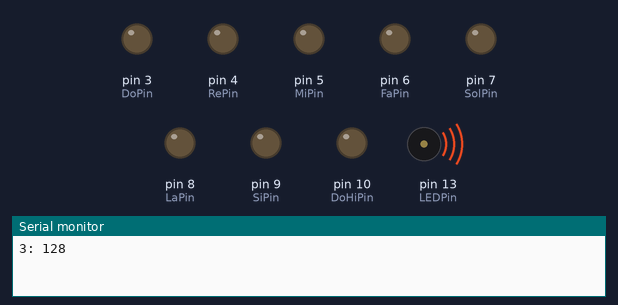
This sketch was run on a simulated Arduino Uno, built with avr-gcc and run on an emulated ATmega328P. On the bench: output pins drawn as LEDs (lit = HIGH), buzzer (waves = sounding), the last lines printed to the serial monitor.

Above: at 0.13 s.
At 6.06 s:
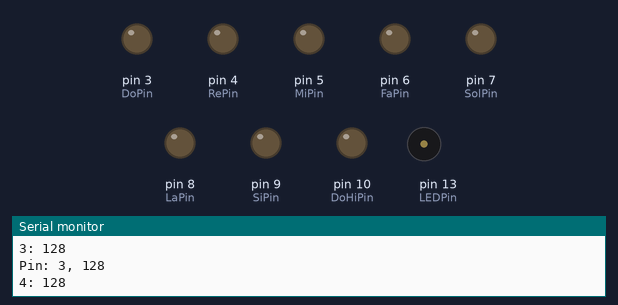
Timing chart, 0 to 6.4 s (numbered marks = the images above):
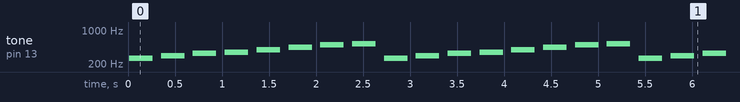

Measured:
- by itself, tone on pin 13 (LEDPin): repeats every 2.7 s: silent 0.09 s, 294 Hz 0.25 s, silent 0.09 s, 330 Hz 0.25 s, silent 0.09 s, 349 Hz 0.25 s, silent 0.09 s, 392 Hz 0.25 s, silent 0.09 s, 440 Hz 0.25 s, silent 0.09 s, 494 Hz 0.25 s, silent 0.09 s, 523 Hz 0.25 s, silent 0.09 s, 262 Hz 0.25 s

The sketch:

WatermelonPiano.ino
```cpp
/* WaterMelonPiano.ino
Author: Insoo Kim (insoo@hotmail.com )
Date: 2015.7.5 Sun
Title: 아두이노로 만든 수박 피아노 (미디 키보드)
  Arduino piano using water melon
Desc: 물은 전기가 통하고, 수분이 있는 과일은 대부분 적당량의 전류가
  흐를 수 있으므로 인체 접촉 스위치 기능을 아두이노에 구현해서,
  간단한 전자 피아노를 만들어 봅니다.
  Water is conductive to electricity, so fruits can behave
  as good electrical wire. Using shell of water melon,
  we can play a simple piano or MIDI keyboard.
YouTube: https://www.youtube.com/watch?v=_5zMX5VxZTk
Ref:
 */

#include "pitches.h"
// notes in the octave:
int gameMelody[] = {NOTE_C4, NOTE_G3, NOTE_G3, NOTE_A3, NOTE_G3,0, NOTE_B3, NOTE_C4};
int octave[] = {NOTE_C4, NOTE_D4, NOTE_E4, NOTE_F4, NOTE_G4, NOTE_A4, NOTE_B4, NOTE_C5};

// note durations: 4 = quarter note, 8 = eighth note, etc.:
int gameMelodyDurations[] = {4, 8, 8, 4,4,4,4,4 };
int noteDurations[] = {4,4,4,4,4 };

// Pin for the LED
int LEDPin = 13;
int speakerPin = 13;

// Pin to connect to your drawing
int DoPin = 3;
int RePin = 4;
int MiPin = 5;
int FaPin = 6;
int SolPin = 7;
int LaPin = 8;
int SiPin = 9;
int DoHiPin = 10;

// This is how high the sensor needs to read in order
//  to trigger a touch.  You'll find this number
//  by trial and error, or you could take readings at
//  the start of the program to dynamically calculate this.
//int touchedCutoff = 50;
int touchedCutoff = 40;

void setup(){
  Serial.begin(9600);
  // Set up the LED
  pinMode(LEDPin, OUTPUT);
  digitalWrite(LEDPin, LOW);
  pinMode(speakerPin, OUTPUT);
  digitalWrite(speakerPin, LOW);
}//setup

//-----------------------------------------------------------
void loop(){
  // If the capacitive sensor reads above a certain threshold,
  //  turn on the LED
  //Serial.println(touchedCutoff);
  chkPin();
  //playGameMelody();
  //playSinglePitch(octave[0],4);
  //delay(500);
}//loop

//********************************************************
void chkPin()
{
  int i;
  int touchVal;

  //for (i=DoPin; i<=FaPin; i++)
  for (i=DoPin; i<=DoHiPin; i++)
  {
    touchVal = readCapacitivePin(i);
    /*
    switch (i)
    {
      case 7:
        touchedCutoff = 60;
        break;
      case 10:
        touchedCutoff = 100;
        break;
    }
    */
    Serial.print(i);
    Serial.print(": ");
    Serial.println(touchVal);
    if ( touchVal > touchedCutoff)
    //if ( touchVal < touchedCutoff)
    {
      //digitalWrite(LEDPin, HIGH);
      //playGameMelody();
      if (i==10)
        //playGameMelody();
        playSinglePitch(octave[i-DoPin],4);
      else
        playSinglePitch(octave[i-DoPin],4);
      //playSinglePitches();
      Serial.print("Pin: ");
      Serial.print(i);
      Serial.print(", ");
      Serial.println(touchVal);
    }//if ( touchVal > touchedCutoff)
    else
    {
      /*
      Serial.print("Pin: ");
      Serial.print(i);
      Serial.print(", NOT yet over the hump");
      Serial.println(touchVal);
      */
    }
  }//for i
}//chkPin

//-----------------------------------------------------------
// readCapacitivePin
//  Input: Arduino pin number
//  Output: A number, from 0 to 17 expressing
//          how much capacitance is on the pin
//  When you touch the pin, or whatever you have
//  attached to it, the number will get higher
//  In order for this to work now,
// The pin should have a 1+Megaohm resistor pulling
//  it up to +5v.
uint8_t readCapacitivePin(int pinToMeasure)
{
  volatile uint8_t* port;
  volatile uint8_t* ddr;
  volatile uint8_t* pin;

  // Here we translate the input pin number from
  //  Arduino pin number to the AVR PORT, PIN, DDR,
  //  and which bit of those registers we care about.
  byte bitmask;

  //아두이노 디지털 입출력 핀 0 - 7: PORTD (8pins)
  if ((pinToMeasure >= 0) && (pinToMeasure <= 7))
  {
    port = &PORTD;
    ddr = &DDRD;
    bitmask = 1 << pinToMeasure;
    pin = &PIND;
  }

  //아두이노 디지털 입출력 핀 8 - 13: PORTB (6pins)
  if ((pinToMeasure > 7) && (pinToMeasure <= 13))
  {
    port = &PORTB;
    ddr = &DDRB;
    bitmask = 1 << (pinToMeasure - 8);
    pin = &PINB;
  }

  //아두이노 디지털 입출력 핀 14 - 19: PORTC (6pins)
  if ((pinToMeasure > 13) && (pinToMeasure <= 19)){
    port = &PORTC;
    ddr = &DDRC;
    bitmask = 1 << (pinToMeasure - 14);
    pin = &PINC;
  }

  //핀이 담고 있는 전하량을 우선 방전시킴
  *port &= ~(bitmask);
  *ddr  |= bitmask;

  delay(1);

  // Make the pin an input WITHOUT the internal pull-up on
  *ddr &= ~(bitmask);
  // Now see how long the pin to get pulled up
  int cycles = 16000;
  for(int i = 0; i < cycles; i++){
    if (*pin & bitmask){
      cycles = i;
      break;
    }
  }
  // Discharge the pin again by setting it low and output
  //  It's important to leave the pins low if you want to
  //  be able to touch more than 1 sensor at a time - if
  //  the sensor is left pulled high, when you touch
  //  two sensors, your body will transfer the charge between
  //  sensors.
  *port &= ~(bitmask);
  *ddr  |= bitmask;

  return cycles;
}//readCapacitivePin

//********************************************************
void playGameMelody()
{
  // iterate over the notes of the octave:
  for (int thisNote = 0; thisNote < 8; thisNote++) {

    // to calculate the note duration, take one second
    // divided by the note type.
    //e.g. quarter note = 1000 / 4, eighth note = 1000/8, etc.
    int noteDuration = 1000/gameMelodyDurations[thisNote];
    tone(speakerPin, gameMelody[thisNote],noteDuration);

    // to distinguish the notes, set a minimum time between them.
    // the note's duration + 30% seems to work well:
    int pauseBetweenNotes = noteDuration * 1.30;
    delay(pauseBetweenNotes);
    // stop the tone playing:
    noTone(speakerPin);
  }
} //playGameMelody

//********************************************************
void playSinglePitch(int pitch, int duration)
{
  // iterate over the notes of the octave:
  //for (int thisNote = 0; thisNote < 8; thisNote++) {

    // to calculate the note duration, take one second
    // divided by the note type.
    //e.g. quarter note = 1000 / 4, eighth note = 1000/8, etc.
    int noteDuration = 1000/duration;
    tone(speakerPin, pitch,noteDuration);

    // to distinguish the notes, set a minimum time between them.
    // the note's duration + 30% seems to work well:
    int pauseBetweenNotes = noteDuration * 1.30;
    delay(pauseBetweenNotes);
    // stop the tone playing:
    noTone(speakerPin);
  //}
} //playSinglePitch

//********************************************************
void playSinglePitches()
{
  // iterate over the notes of the octave:
  for (int thisNote = 0; thisNote < 5; thisNote++) {

    // to calculate the note duration, take one second
    // divided by the note type.
    //e.g. quarter note = 1000 / 4, eighth note = 1000/8, etc.
    int noteDuration = 1000/noteDurations[thisNote];
    tone(speakerPin, octave[thisNote],noteDuration);

    // to distinguish the notes, set a minimum time between them.
    // the note's duration + 30% seems to work well:
    int pauseBetweenNotes = noteDuration * 1.30;
    delay(pauseBetweenNotes);
    // stop the tone playing:
    noTone(speakerPin);
  }
} //playSinglePitches
```
